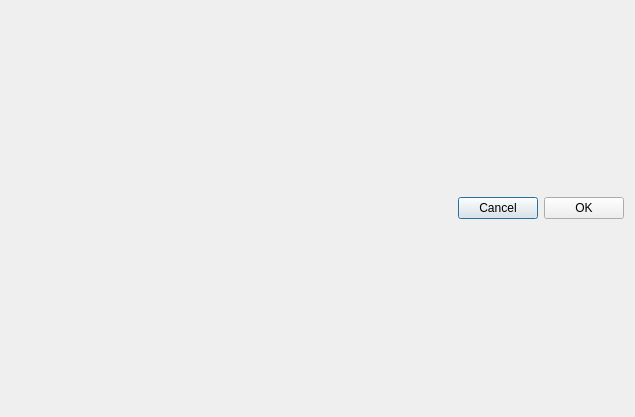
<?xml version="1.0" encoding="UTF-8"?>
<ui version="4.0">
 <class>load_case_source_displayer</class>
 <widget class="QDialog" name="load_case_source_displayer">
  <property name="windowModality">
   <enum>Qt::ApplicationModal</enum>
  </property>
  <property name="geometry">
   <rect>
    <x>0</x>
    <y>0</y>
    <width>635</width>
    <height>417</height>
   </rect>
  </property>
  <property name="windowTitle">
   <string>Load Case</string>
  </property>
  <property name="styleSheet">
   <string notr="true"/>
  </property>
  <layout class="QVBoxLayout" name="verticalLayout_3">
   <item>
    <layout class="QVBoxLayout" name="verticalLayout_2" stretch="1,0">
     <item>
      <layout class="QVBoxLayout" name="verticalLayout_for_media_list_page"/>
     </item>
     <item>
      <layout class="QHBoxLayout" name="horizontalLayout">
       <item>
        <spacer name="horizontalSpacer">
         <property name="orientation">
          <enum>Qt::Horizontal</enum>
         </property>
         <property name="sizeHint" stdset="0">
          <size>
           <width>40</width>
           <height>20</height>
          </size>
         </property>
        </spacer>
       </item>
       <item>
        <widget class="QPushButton" name="pushButton_cancel">
         <property name="text">
          <string>Cancel</string>
         </property>
        </widget>
       </item>
       <item>
        <widget class="QPushButton" name="pushButton_ok">
         <property name="text">
          <string>OK</string>
         </property>
        </widget>
       </item>
      </layout>
     </item>
    </layout>
   </item>
  </layout>
 </widget>
 <resources/>
 <connections/>
</ui>
